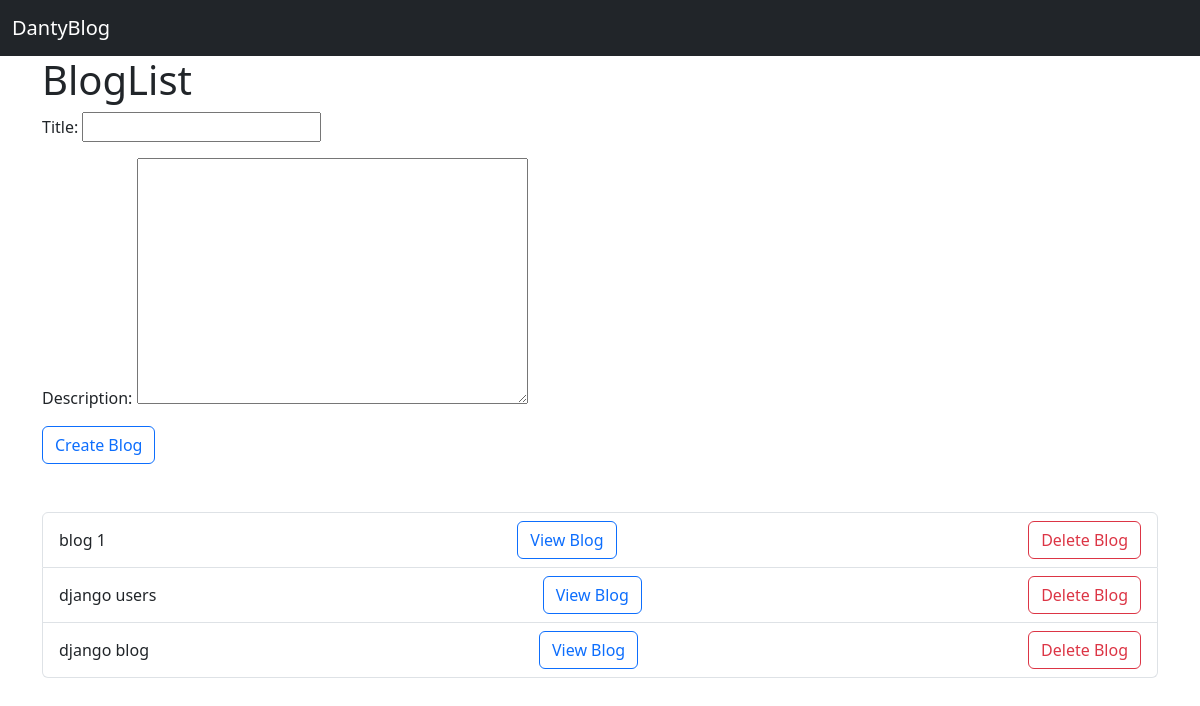
The app's page /, older data.
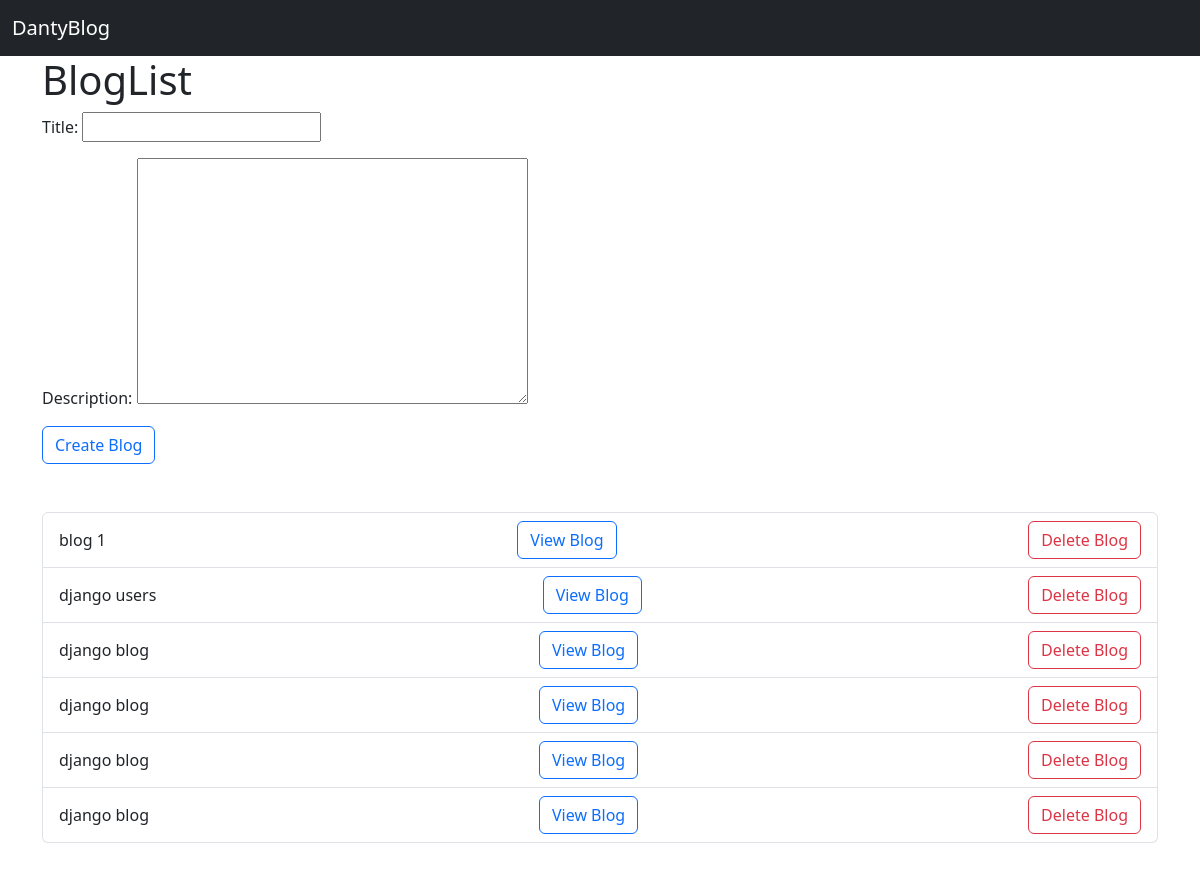
The same page, newer data.
### blog/models.py (models this page shows, shortened)
class Blog(models.Model):
    title = models.CharField(max_length=200)
    description = models.TextField(max_length=1000)

### blog/views.py (the view)
# urls.py: path('', views.BlogListView, name='blog-list'),
def BlogListView(request):
    Blog_list = Blog.objects.all()
    form = BlogForm()
    if request.method == 'POST':
        form = BlogForm(request.POST)
        if form.is_valid():
            form.save()
    return render(request,'blog/blog_list.html', {"bloglist":Blog_list,'form':form })

### blog/forms.py
class BlogForm(forms.ModelForm):
    class Meta:
        model = Blog
        fields = ['title', 'description']

### blog/templates/blog/blog_list.html (shortened to what this page needs)
{% extends 'base.html' %}
{% block content %}
  <h1>BlogList</h1>
  <form action="" method="post">
    {{ form.as_p }}
    <input type="submit" class="btn btn-outline-primary" value="Create Blog">
  </form>
<ul class="list-group my-5">
    {% for blog in bloglist %}
    <li class="list-group-item d-flex justify-content-between align-items-center">
        {{ blog.title }}
        <a href="{% url 'blog_details' blog.id %}" class=" btn btn-outline-primary">View Blog</a>
        <a href="{% url 'blog_delete' blog.id %}" class=" btn btn-outline-danger">Delete Blog</a>
    </li>
    {% endfor %}
</ul>
{% endblock %}

Row changes from the older to the newer data that the page shows:
added Blog: title "django blog"
added Blog: title "django blog"
added Blog: title "django blog"
